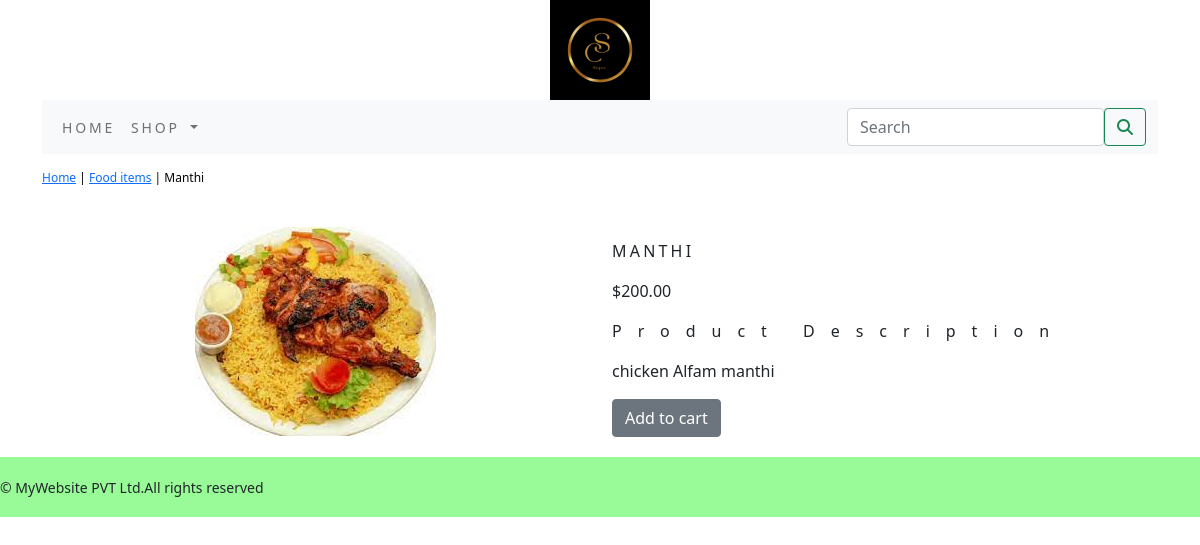
The page /shop/food-items/manthi/ on the database its author committed.
### shopapp/models.py (models this page shows, shortened)
class Product(models.Model):
    name=models.CharField(max_length=250,unique=True)
    slug=models.SlugField(max_length=250,unique=True)
    description=models.TextField(blank=True)
    price=models.DecimalField(max_digits=10,decimal_places=2)
    category=models.ForeignKey(Category,on_delete=models.CASCADE)
    image=models.ImageField(upload_to='product',blank=True)
    stock=models.IntegerField()
    available=models.BooleanField(default=True)
    created=models.DateTimeField(auto_now_add=True)
    updated=models.DateTimeField(auto_now=True)
    class Meta:
        ordering=('name',)
        verbose_name='product'
        verbose_name_plural='products'

class Category(models.Model):
    name=models.CharField(max_length=250,unique=True)
    slug=models.SlugField(max_length=250,unique=True)
    description=models.TextField(blank=True)
    image=models.ImageField(upload_to='category',blank=True)
    class Meta:
        ordering=('name',)
        verbose_name='category'
        verbose_name_plural='categories'
    def get_url(self):
        return reverse('shopapp:products_by_category',args=[self.slug])
    def __str__(self):
        return '{}'.format(self.name)

### shopapp/views.py (the view)
# urls.py: path('<slug:c_slug>/<slug:product_slug>/', views.proDetail,name='prodCatDetail'),
def proDetail(request,c_slug,product_slug):
    try:
        product=Product.objects.get(category__slug=c_slug,slug=product_slug)
    except Exception as e:
        raise e
    return render(request,'product.html',{'product':product})

### cart/context_processors.py (called while the page is built)
def counter(request):
    item_count=0
    if 'admin' in request.path:
        return {}
    else:
        try:
            cart=Cart.objects.filter(cart_id=_cart_id(request))
            cart_items=CartItem.objects.all().filter(cart=cart[:1])
            for cart_item in cart_items:
                item_count += cart_item.quantity
        except Cart.DoesNotExist:
            item_count = 0
    return dict(item_count=item_count)

### cart/views.py (called while the page is built)
def _cart_id(request):
    cart=request.session.session_key
    if not cart:
        cart=request.session.create()
    return cart

### shopapp/context_processors.py (called while the page is built)
def menu_links(request):
    links=Category.objects.all()
    return dict(links=links)

### templates/product.html (shortened to what this page needs)
{% extends 'base.html' %}
{% load static %}
{% block content %}
<div class="row my_prod_row_class">
    <div class="mx_auto">
        <p><a href="{% url 'shopapp:allProductCat' %}">Home</a> | <a href="{{product.category.get_url}}">{{product.category}}</a> | {{product.name}}</p>
    </div>
<div class="container">
<br>
<div class="row">
    <div class="col-12 col-sm-12 col-md-12 col-lg-6 text-center">
        <div style="min-width:18rem">
            <img src="{{product.image.url}}" alt="{{product.name}}">
        </div>
    </div>
        <div class="col-12 col-sm-12 col-md-12 col-lg-6">
            <div>
            <h1 class="my_prod_title">{{product.name}}</h1>
            <p>${{product.price}}</p>
            <p class="my_title">Product Description</p>
            <p class="text-justify my_prod_text">{{product.description}}</p>
            {% if product.stock <= 0 %}
            <p class="text-justify my_prod_text"><b>Out of stock</b></p>
            {% else %}
            <a class="btn btn-secondary" href="{% url 'cart:add_cart' product.id %}">Add to cart</a>
            {% endif %}
    </div>
 </div>
        </div>
</div>
</div>
{% endblock %}

### static/css/custom.css (style rules this page uses)
body { font-family: 'REM', sans-serif; }
.my_title { font-size:16px; text_transform:uppercase; letter-spacing: 1em; }
.my_prod_row_class { padding-top:15px; padding-bottom:20px; }
.my_prod_row_class .mx_auto { color:#000; font-size:12px; text-decoration:none; }
.my_prod_title { font-size:16px; text-transform:uppercase; letter-spacing:.2em; padding-top:15px; padding-bottom:10px; }
.my_prod_text { padding-right:20px; }

### rows shown on the page
Product: category "Food items", name "Manthi", image (picture), name "MANTHI", price "200.00", description "chicken Alfam manthi"
